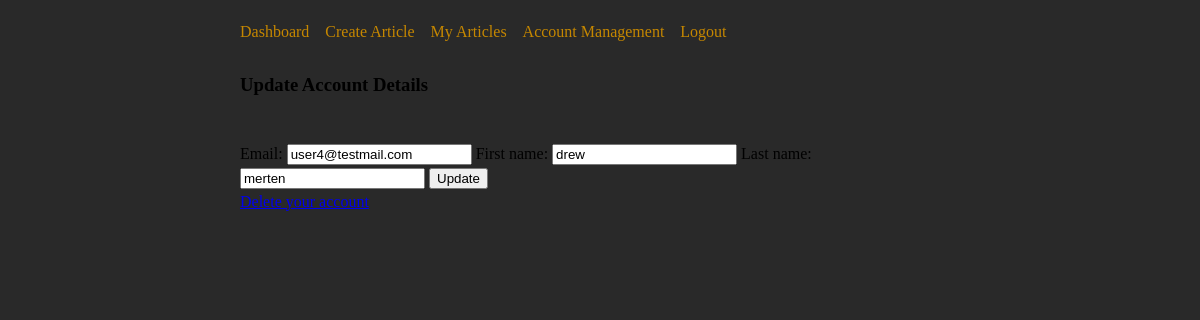
/user/account-management/ (signed in), run on the app's committed database.
### account/models.py (models this page shows, shortened)
class CustomUser(AbstractBaseUser, PermissionsMixin):
    username = None
    email = models.EmailField(unique=True)
    first_name = models.CharField(max_length=80)
    last_name = models.CharField(max_length=100)
    is_active = models.BooleanField(default=True)
    is_staff = models.BooleanField(default=False)
    date_joined = models.DateTimeField(default=timezone.now)
    USERNAME_FIELD = 'email'
    REQUIRED_FIELDS = []
    objects = CustomUserManager()
    class DiscoverArticles(models.Model):
        title = models.CharField(max_length=100)

### user/views.py (the view)
# urls.py: path('account-management/', views.account_management, name='account-management'),
@login_required(login_url='user-login')
def account_management(request,):
    form = UpdateUserForm(instance=request.user)
    if request.method == 'POST':
        form = UpdateUserForm(request.POST, request.FILES, instance=request.user)
        if form.is_valid():
            form.save()
            return redirect('user-Dashboard')
    context = {'UpdateUserForm': form}
    return render(request, 'user/account-management.html', context)

### user/forms.py
class UpdateUserForm(ModelForm):
    password = None
    class Meta:
        model = CustomUser
        fields = ['email', 'first_name', 'last_name', ]
        exclude = ['password1', 'password2', ]

### user/templates/user/account-management.html (shortened to what this page needs)
{% extends "user/navbar.html" %}
{% block content %}
<h3>Update Account Details</h3>
<form method="POST" autocomplete="off">
    {{ UpdateUserForm | safe }}
    <input type="submit" value="Update">
</form>
<div>
    <a href="{% url 'delete-account' %}">Delete your account</a>
</div>
{% endblock %}

### data on the page
CustomUser: email "user4@testmail.com", first_name "drew", last_name "merten"
